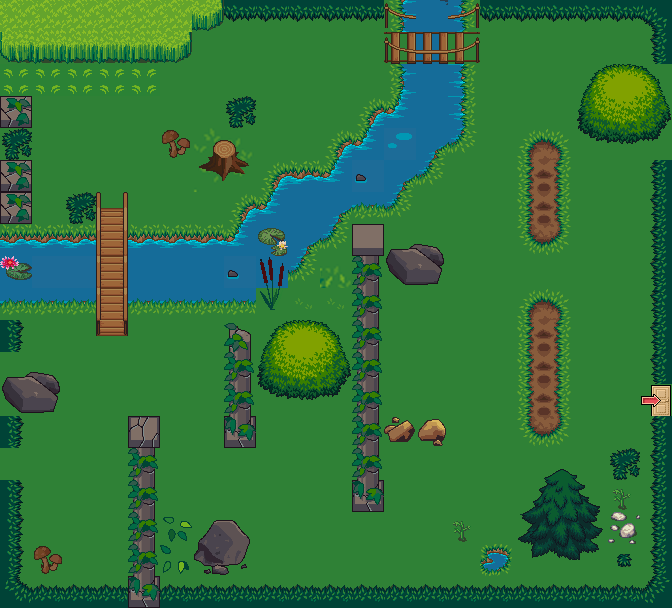

A level layout from a 2D game, rendered from its tile map. Below: a short description, then the map file with tile-grid data replaced by summaries:
An orthogonal 21x19 tile map with 32x32 px tiles, 1 tile layer (Слой тайлов 1), 9 tilesets.

<map version="1.9" tiledversion="1.9.2" orientation="orthogonal" renderorder="right-down" width="21" height="19" tilewidth="32" tileheight="32" infinite="0" nextlayerid="4" nextobjectid="1">
 <tileset firstgid="1" source="icon_58.tsx" />
 <tileset firstgid="2" source="terrain_atlas.tsx" />
 <tileset firstgid="1026" source="obj_misk_atlas.tsx" />
 <tileset firstgid="2050" source="base_out_atlas.tsx" />
 <tileset firstgid="3074" source="myitems/left_wx.tsx" />
 <tileset firstgid="3075" source="myitems/right_wx.tsx" />
 <tileset firstgid="3076" source="terrain_atlas2.tsx" />
 <tileset firstgid="4100" source="terrain_atlas3.tsx" />
 <tileset firstgid="5124" source="exit.tsx" />
 <layer id="1" name="Слой тайлов 1" width="21" height="19">
  <data>[399 cells, 399 non-empty, 99 distinct tile ids]</data>
 </layer>
</map>
